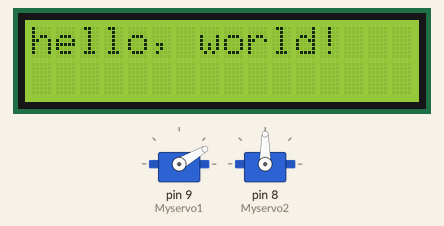
Recording of a sketch running on a simulated Arduino Uno, built with avr-gcc and run on an emulated ATmega328P. Parts: 16×2 character LCD, 2 × servo.

Above: at 0.1 s.
At 0.6 s:
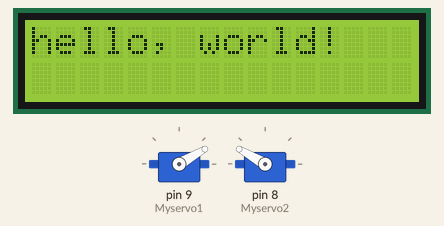
Timing chart, 0 to 2.1 s (numbered marks = the images above):
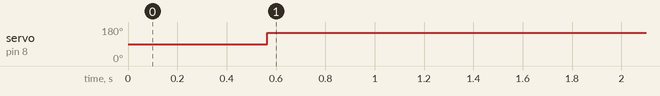

Measured:
- by itself, servo on pin 8 (Myservo2): 90° → 150° at 0.56 s

The sketch:

servolcdtest.ino
```cpp
#include <LiquidCrystal.h>
#include<Servo.h>
const int rs = 12, en = 11, d4 = 5, d5 = 4, d6 = 3, d7 = 2;
LiquidCrystal lcd(rs, en, d4, d5, d6, d7);
Servo Myservo1;
Servo Myservo2;

int pos = 10;

int VRx = A0;
int VRy = A1;
int SW = 7;

int xPosition = 0;
int yPosition = 0;
int SW_state = 0;
int mapX = 0;
int mapY = 0;

void servomove(){
  for(pos=10;pos<=170;pos += 10){
    Myservo1.write(pos);
    Myservo2.write(pos);
    delay(1000);
    //Serial.println(pos);
  }
  delay(10);

  for(pos=170;pos>=10;pos -= 10){
    Myservo1.write(pos);
    Myservo2.write(pos);
    delay(1000);
    //Serial.println(pos);
  }
  delay(10);
}

void joystickread(){
  xPosition = analogRead(VRx);
  yPosition = analogRead(VRy);
  SW_state = digitalRead(SW);
  mapX = map(xPosition, 0, 1023, -512, 512);
  mapY = map(yPosition, 0, 1023, -512, 512);

  Serial.print("X: ");
  Serial.print(mapX);
  Serial.print(" | Y: ");
  Serial.print(mapY);
  Serial.print(" | Button: ");
  Serial.println(SW_state);

  delay(100);
}

void setup() {
  Serial.begin(115200);
  lcd.begin(16, 2);
  lcd.print("hello, world!");
  Myservo1.attach(9);
  Myservo2.attach(8);

  pinMode(VRx, INPUT);
  pinMode(VRy, INPUT);
  pinMode(SW, INPUT_PULLUP);
}

void loop() {
  //joystickread();
  //servomove();
  //Myservo1.write(170);
  Myservo1.write(30);
  delay(500);
  Myservo2.write(150);
  delay(100);
}
```
